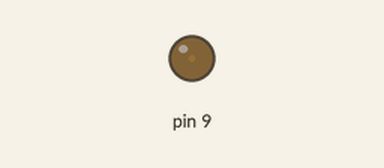
Recording of a sketch running on a simulated Arduino Uno, built with avr-gcc and run on an emulated ATmega328P. On the bench: output pins drawn as LEDs (lit = HIGH). What the sketch prints to the serial monitor is not drawn.

Above: at 0.05 s.
At 1.2 s:
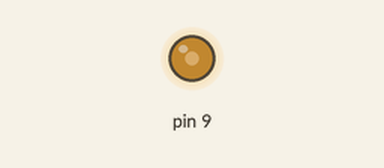
At 2.35 s:
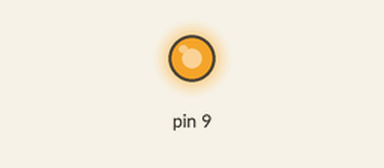
At 4.65 s:
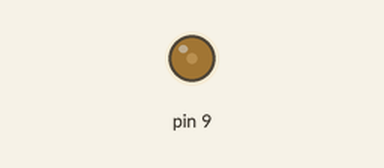
Timing chart, 0 to 6.8 s (numbered marks = the images above):
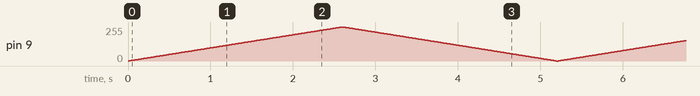

The sketch:

forFade.ino
```cpp
//sends lightValue of 255 to arduinoand decrease until lightValue is 0 and then increase until it is 255, this will make the light turn on slowly and offslowly and prints all lightValues to the serial monitor
void setup() {
  Serial.begin(9600);
  pinMode(9, OUTPUT);

}

void loop() {
  for (int lightValue = 0; lightValue <= 255; lightValue++) {
    analogWrite(9, lightValue);
    Serial.println(lightValue);
    delay(10);
  }
  for (int lightValue = 255; lightValue >= 0; lightValue--) {
    analogWrite(9, lightValue);
     Serial.println(lightValue);
    delay(10);
  }
}
```
